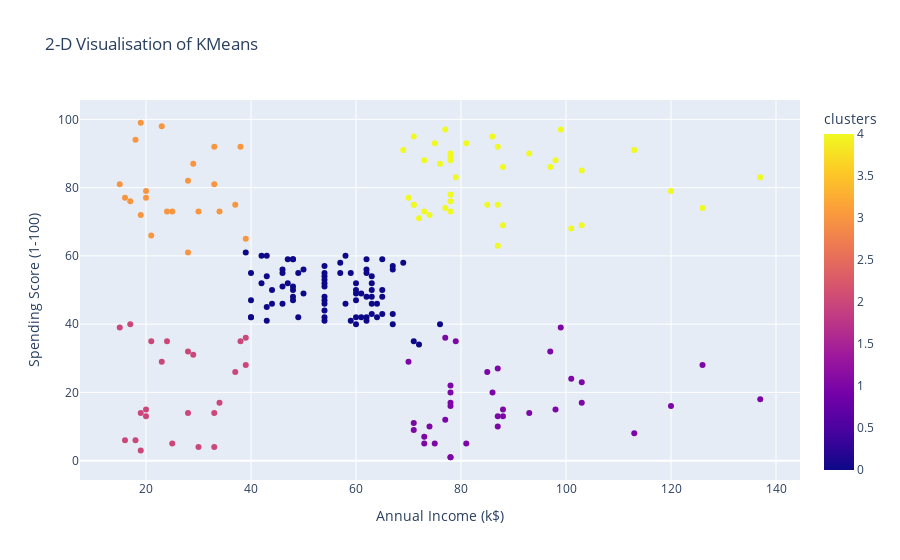

Source (notebook cell):
### Code cell
fig27 = px.scatter(original,x='Annual Income (k$)',y='Spending Score (1-100)',color='clusters',
                   title='2-D Visualisation of KMeans')
fig27.show()

#plt.figure(figsize= (10, 10))
#sns.scatterplot(data= original, x= "Annual Income (k$)", y= "Spending Score (1-100)", hue= "clusters",palette ='Dark2_r',
               #s=100)

### Figure 1 — Plotly figure (JSON) as saved in the notebook; plotly's stock layout.template omitted (floating-point values rounded to 4 significant figures; data arrays with more than 128 entries replaced by an {"elided": "..."} marker saying what was removed)
{"data": [{"hovertemplate": "Annual Income (k$)=%{x}<br>Spending Score (1-100)=%{y}<br>clusters=%{marker.color}<extra></extra>", "legendgroup": "", "marker": {"color": {"elided": "200 int values"}, "coloraxis": "coloraxis", "symbol": "circle"}, "mode": "markers", "name": "", "orientation": "v", "showlegend": false, "type": "scatter", "x": {"elided": "200 int values"}, "xaxis": "x", "y": {"elided": "200 int values"}, "yaxis": "y"}], "layout": {"coloraxis": {"colorbar": {"title": {"text": "clusters"}}, "colorscale": [[0, "#0d0887"], [0.1111, "#46039f"], [0.2222, "#7201a8"], [0.3333, "#9c179e"], [0.4444, "#bd3786"], [0.5556, "#d8576b"], [0.6667, "#ed7953"], [0.7778, "#fb9f3a"], [0.8889, "#fdca26"], [1, "#f0f921"]]}, "legend": {"tracegroupgap": 0}, "title": {"text": "2-D Visualisation of KMeans"}, "xaxis": {"anchor": "y", "domain": [0, 1], "title": {"text": "Annual Income (k$)"}}, "yaxis": {"anchor": "x", "domain": [0, 1], "title": {"text": "Spending Score (1-100)"}}}}
